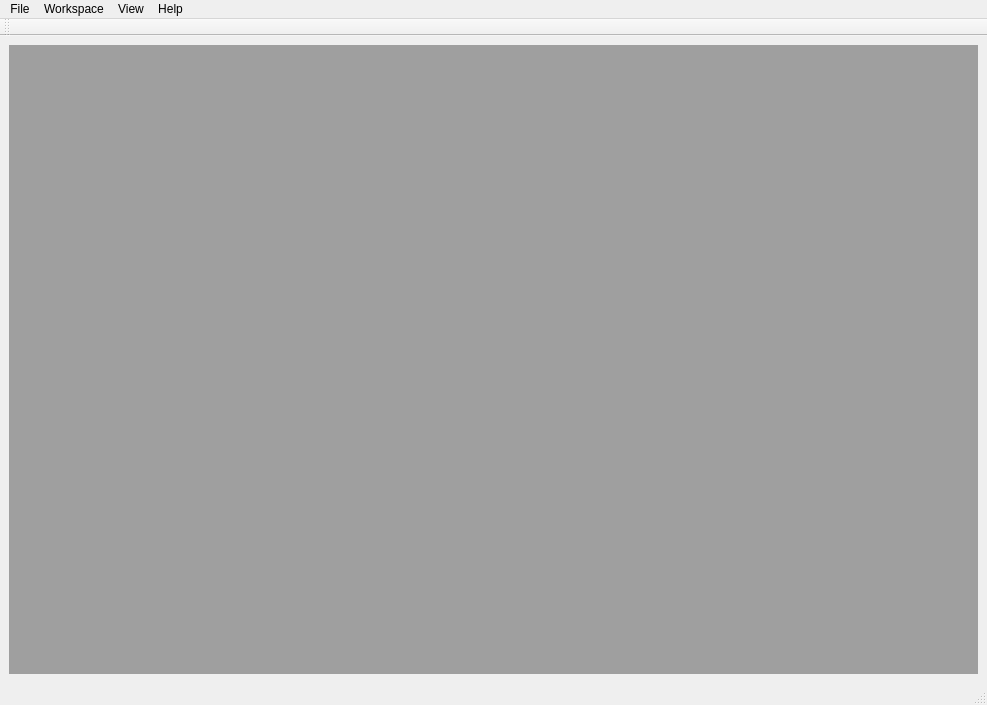
<?xml version="1.0" encoding="UTF-8"?>
<ui version="4.0">
 <class>FastAnalyzer</class>
 <widget class="QMainWindow" name="FastAnalyzer">
  <property name="geometry">
   <rect>
    <x>0</x>
    <y>0</y>
    <width>987</width>
    <height>705</height>
   </rect>
  </property>
  <property name="windowTitle">
   <string>FastAnalyzer</string>
  </property>
  <widget class="QWidget" name="centralwidget">
   <layout class="QGridLayout" name="gridLayout">
    <item row="0" column="0">
     <widget class="QMdiArea" name="mdiArea"/>
    </item>
   </layout>
  </widget>
  <widget class="QMenuBar" name="menubar">
   <property name="geometry">
    <rect>
     <x>0</x>
     <y>0</y>
     <width>987</width>
     <height>19</height>
    </rect>
   </property>
   <widget class="QMenu" name="menuFile">
    <property name="title">
     <string>File</string>
    </property>
    <addaction name="actionOpen"/>
    <addaction name="actionClose"/>
   </widget>
   <widget class="QMenu" name="menuHelp">
    <property name="title">
     <string>Help</string>
    </property>
    <addaction name="actionAboutQt"/>
    <addaction name="actionLicense"/>
   </widget>
   <widget class="QMenu" name="menuView">
    <property name="title">
     <string>View</string>
    </property>
   </widget>
   <widget class="QMenu" name="menuWorkspace">
    <property name="title">
     <string>Workspace</string>
    </property>
    <addaction name="loadWorkspaceAction"/>
    <addaction name="saveWorkspaceAction"/>
    <addaction name="closeWorkspaceAction"/>
   </widget>
   <addaction name="menuFile"/>
   <addaction name="menuWorkspace"/>
   <addaction name="menuView"/>
   <addaction name="menuHelp"/>
  </widget>
  <widget class="QStatusBar" name="statusbar"/>
  <widget class="QToolBar" name="toolBar">
   <property name="sizePolicy">
    <sizepolicy hsizetype="Preferred" vsizetype="Preferred">
     <horstretch>0</horstretch>
     <verstretch>0</verstretch>
    </sizepolicy>
   </property>
   <property name="windowTitle">
    <string>toolBar</string>
   </property>
   <property name="iconSize">
    <size>
     <width>36</width>
     <height>36</height>
    </size>
   </property>
   <attribute name="toolBarArea">
    <enum>TopToolBarArea</enum>
   </attribute>
   <attribute name="toolBarBreak">
    <bool>false</bool>
   </attribute>
  </widget>
  <action name="actionOpen">
   <property name="text">
    <string>Open Tracking File</string>
   </property>
  </action>
  <action name="actionExport">
   <property name="text">
    <string>Export as png</string>
   </property>
  </action>
  <action name="actionClose">
   <property name="text">
    <string>Close FastAnalyzer</string>
   </property>
  </action>
  <action name="actionAboutQt">
   <property name="text">
    <string>About Qt</string>
   </property>
  </action>
  <action name="actionLicense">
   <property name="text">
    <string>License</string>
   </property>
  </action>
  <action name="loadWorkspaceAction">
   <property name="text">
    <string>Load</string>
   </property>
  </action>
  <action name="saveWorkspaceAction">
   <property name="text">
    <string>Save</string>
   </property>
  </action>
  <action name="closeWorkspaceAction">
   <property name="text">
    <string>Close</string>
   </property>
  </action>
 </widget>
 <resources/>
 <connections/>
</ui>
